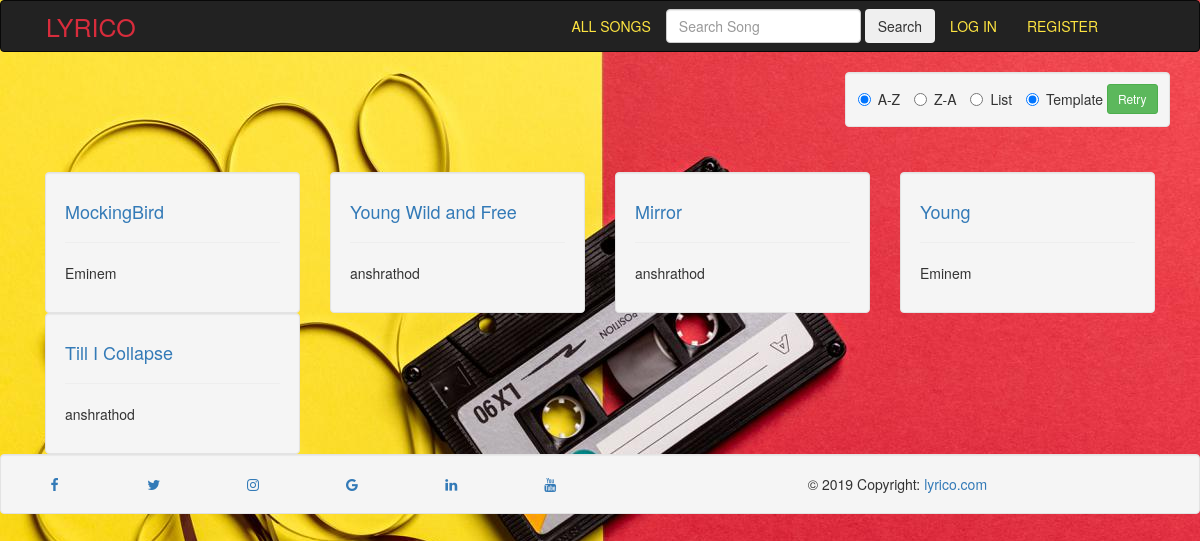
The page /songs/ on the database its author committed.
### songs/models.py (models this page shows, shortened)
class Song(models.Model):
    title = models.CharField(max_length=100)
    lyrics = models.TextField()
    composer = models.CharField(max_length=100)
    featuring = models.TextField(blank=True)
    album = models.CharField(max_length=100)
    img = models.ImageField(upload_to='cover_pic/')
    link =  models.CharField(max_length=1000)  # embed link
    ytlink = models.CharField(max_length=1000 ,default='')
    genre = models.CharField(max_length=100,blank=True)
    audio = models.FileField(upload_to='audio/',default='')

### songs/views.py (the view, shortened to what this page needs)
# urls.py: path('songs/',sviews.box , name='songs-allsongs',),
def box(request):
	songs = Song.objects.all()
	searchterm=''
	songz = zip(songs,range(len(songs)+1)[1:])
	context = {'searchterm': searchterm,'songs':songz}
	return render(request, 'songs/boxlistview.html', context)

### songs/templates/songs/boxlistview.html (shortened to what this page needs)
{% extends "songs/base.html" %}
{% block body %}
	<div class="well" style="padding: 1% ;float: right;">
		<form method="POST">
		    <label class="radio-inline">
		      <input type="radio" name="optradio" id="az" checked>A-Z
		    </label>
		    <label class="radio-inline">
		      <input type="radio" name="optradio" id="za">Z-A
		    </label>
		    <label class="radio-inline">
		      <input type="radio" name="list" id="list">List
		    </label>
		    <label class="radio-inline">
		      <input type="radio" name="list" id="template" checked>Template
		    </label>
			<button type="submit" class="btn btn-success btn-sm">Retry</button>
		</form>
	</div>
	<br><br><br><br><br>
	{% for song,range in songs %}
	<div class="col-md-3 col-sm-3 col-xs-3 col-lg-3">
		<div class="well">
					<h4 style="height: auto;"><a href="{% url 'songs-details' song.id %}">{{ song.title }}</a></h4><hr>
						<p class="mr-2">{{ song.composer }}</p>
		</div>
	</div>
	{% empty %}
	<div class="alert alert-danger">
		<strong><h3>NO SUCH SONG EXIST!</h3></strong>
		<p>None of our songs contain <strong>{{ searchterm }}</strong>.</p>
	</div>
	{% endfor %}
{% endblock %}
{% block footer %}
<footer class="foooter" >
        <div class="well">
            <div class="row">
                <div class="col-md-1 col-sm-1 col-xs-1 col-lg-1">
                  <a href="#" class="fa fa-facebook"></a>
                </div>
                <div class="col-md-1 col-sm-1 col-xs-1 col-lg-1">
                  <a href="#" class="fa fa-twitter"></a>
                </div>
                <div class="col-md-1 col-sm-1 col-xs-1 col-lg-1">
                  <a href="#" class="fa fa-instagram"></a>
                </div>
                <div class="col-md-1 col-sm-1 col-xs-1 col-lg-1">
                    <a href="#" class="fa fa-google"></a>
                </div>
                <div class="col-md-1 col-sm-1 col-xs-1 col-lg-1">
                    <a href="#" class="fa fa-linkedin"></a>
                </div>
                <div class="col-md-1 col-sm-1 col-xs-1 col-lg-1">
                    <a href="#" class="fa fa-youtube"></a>
                </div>
              <div class="col-md-6 col-sm-6 col-xs-6 col-lg-6 text-center">
                © 2019 Copyright:
                <a href="">lyrico.com</a>
              </div>
            </div>
        </div>
</footer>
{% endblock %}

### songs/templates/songs/base.html (style rules this page uses)
body { background : url("/media/background_1200.jpg") ; background-size:cover; background-repeat:no-repeat; overflow-x :hidden; }

### songs/templates/songs/boxlistview.html (style rules this page uses)
.foooter { position:relative; left: 0%; bottom: 0%; width: 100%; text-align: center; }
.well { margin-bottom:0%; }

### rows shown on the page
Song: title "MockingBird", composer "Eminem"
Song: title "Young Wild and Free", composer "anshrathod"
Song: title "Mirror", composer "anshrathod"
Song: title "Young", composer "Eminem"
Song: title "Till I Collapse", composer "anshrathod"
